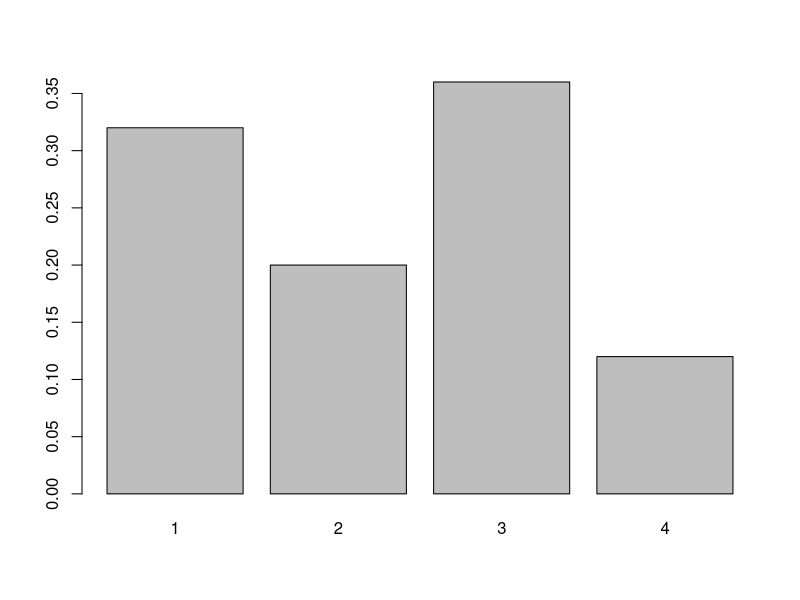

The R source for this figure:
rm(list = ls())
p<-c(0.3,0.2,0.35,0.15)
genera <- function(n,p) {
  x<-rep(0,n)
  pcum<-cumsum(p)
  for (j in 1:n) {
    U<-runif(1,0,1)
    i<-1
    while (U>pcum[i]) {
      i<-i+1
    }
    x[j]<-i
  }
  return(x)
}
x<-genera(100,p)
n<-1:length(x)
#probabilidad
xx<-table(x)/length(n)
barplot(xx)
#experanza
z<-cumsum(x)/n
z[length(n)]

